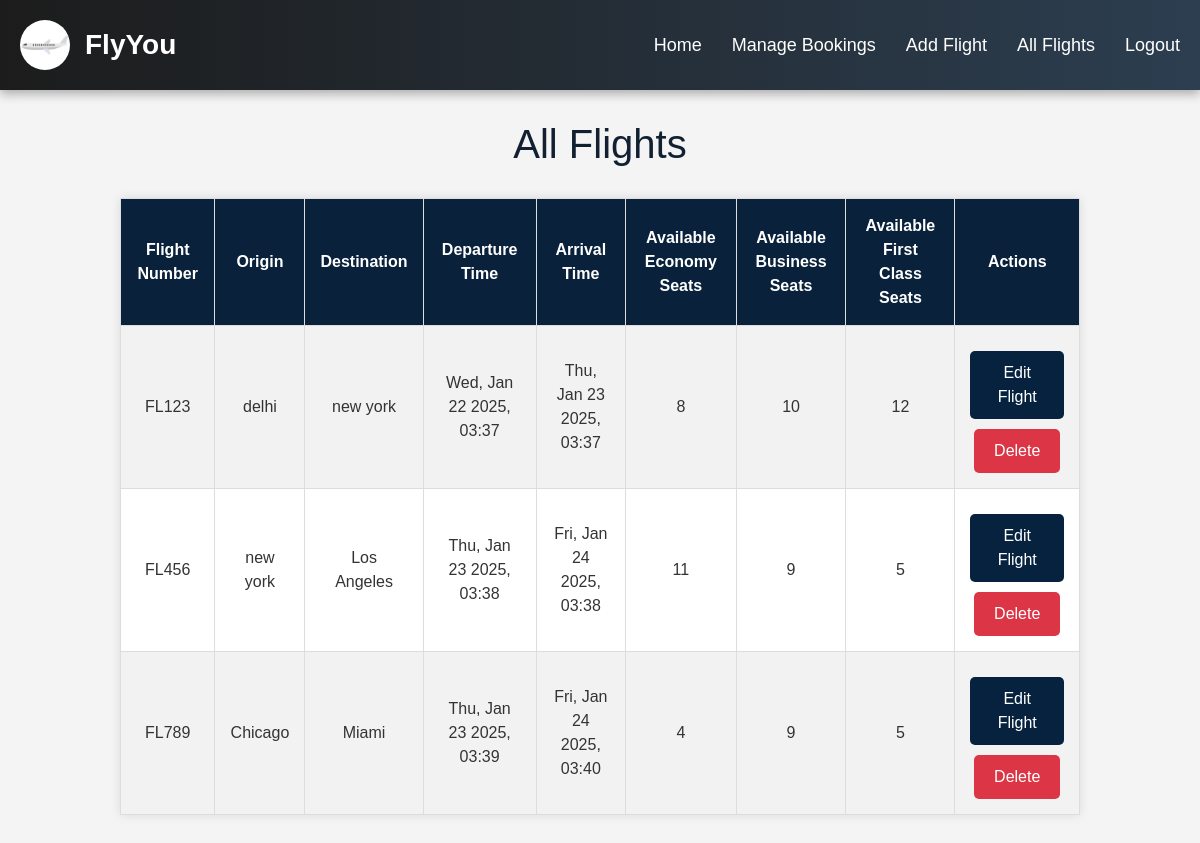
Screenshot of /flight_list/ (signed in) with the database file from the repository.
### app/models.py (models this page shows, shortened)
class Flight(models.Model):
    flight_number = models.CharField(max_length=100)
    origin = models.CharField(max_length=100)
    destination = models.CharField(max_length=100)
    departure_time = models.DateTimeField()
    arrival_time = models.DateTimeField()
    economy_seats = models.IntegerField(default=0)
    business_seats = models.IntegerField(default=0)
    first_class_seats = models.IntegerField(default=0)
    economy_price = models.DecimalField(max_digits=10, decimal_places=2)
    business_price = models.DecimalField(max_digits=10, decimal_places=2)
    first_class_price = models.DecimalField(max_digits=10, decimal_places=2)
    available_seats = models.IntegerField(default=0)

### app/views.py (the view)
# urls.py: path('flight_list/', views.flight_list, name='flight_list'),
@login_required
def flight_list(request):
    flights = Flight.objects.all()
    for flight in flights:
        flight.available_economy_seats = flight.economy_seats - Booking.objects.filter(flight=flight, class_type='Economy').count()
        flight.available_business_seats = flight.business_seats - Booking.objects.filter(flight=flight, class_type='Business').count()
        flight.available_first_class_seats = flight.first_class_seats - Booking.objects.filter(flight=flight, class_type='First Class').count()
    return render(request, 'admin/flight_list.html', {'flights': flights})

### templates/admin/flight_list.html (shortened to what this page needs)
<!DOCTYPE html>
<html lang="en">
<head>
    <link href="https://cdn.jsdelivr.net/npm/bootstrap@5.3.3/dist/css/bootstrap.min.css" rel="stylesheet">
    {%load static%}
</head>
<body>
    <nav>
        <div class="navbar-container">
            <div class="navbar-brand">
                <img src="{% static 'images/flightlogo.png' %}" alt="Logo" class="logo">
                <span class="brand-name">FlyYou</span>
            </div>
            <ul class="navbar-links">
                <li class="nav-item">
                    <a href="{% url 'admin_home' %}">Home</a>
                </li>
                <li class="nav-item">
                    <a class="nav-link" href="{% url 'manage_bookings' %}">Manage Bookings</a>
                </li>
                <li class="nav-item">
                    <a class="nav-link" href="{% url 'add_flight' %}">Add Flight</a>
                </li>
                <li class="nav-item">
                    <a class="nav-link" href="{% url 'flight_list' %}">All Flights</a>
                </li>
                <li class="nav-item">
                    <a class="nav-link" href="{% url 'user_logout' %}">Logout</a>
                </li>
            </ul>
        </div>
    </nav>
    <h1>All Flights</h1>
    <table>
        <tr>
            <th>Flight Number</th>
            <th>Origin</th>
            <th>Destination</th>
            <th>Departure Time</th>
            <th>Arrival Time</th>
            <th>Available Economy Seats</th>
            <th>Available Business Seats</th>
            <th>Available First Class Seats</th>
            <th>Actions</th>
        </tr>
        {% for flight in flights %}
        <tr>
            <td>{{ flight.flight_number }}</td>
            <td>{{ flight.origin }}</td>
            <td>{{ flight.destination }}</td>
            <td>{{ flight.departure_time|date:"D, M d Y, H:i" }}</td>
            <td>{{ flight.arrival_time|date:"D, M d Y, H:i" }}</td>
            <td>{{ flight.economy_seats }}</td>
            <td>{{ flight.business_seats }}</td>
            <td>{{ flight.first_class_seats }}</td>
            <td>
                <a href="{% url 'edit_flight' flight.id %}" class="edit-btn">Edit Flight</a>
                <a href="{% url 'delete_flight' flight.id %}" class="delete-btn" onclick="return confirm('Are you sure you want to delete this flight?');">Delete</a>
            </td>
        </tr>
        {% endfor %}
    </table>
</body>
</html>

### templates/admin/flight_list.html (style rules this page uses)
body { font-family: Arial, sans-serif; background-color: #f4f4f4; margin: 0; padding: 0; color: #333; }
h1 { text-align: center; color: #112131; margin-top: 30px; }
table { width: 80%; margin: 30px auto; border-collapse: collapse; box-shadow: 0 0 10px rgba(0, 0, 0, 0.1); background-color: white; }
th, td { padding: 15px; text-align: center; border: 1px solid #ddd; }
th { background-color: #09213b; color: white; }
tr:nth-child(even) { background-color: #f2f2f2; }
.book-now, .edit-btn, .delete-btn { padding: 10px 20px; text-decoration: none; border-radius: 5px; display: inline-block; margin-top: 10px; }
.edit-btn { background-color: #06223f; color: white; }
.delete-btn { background-color: #dc3545; color: white; }
nav { background: linear-gradient(to right, #1c1c1c, #2c3e50); padding: 20px; position: sticky; top: 0; z-index: 1000; box-shadow: 0 4px 10px rgba(0, 0, 0, 0.3); }
.navbar-container { display: flex; justify-content: space-between; align-items: center; max-width: 1200px; margin: 0 auto; }
.navbar-brand { display: flex; align-items: center; }
.navbar-brand .logo { width: 50px; height: 50px; margin-right: 15px; border-radius: 50%; }
.navbar-brand .brand-name { font-size: 28px; font-weight: 600; color: #ffffff; }
.navbar-links { list-style: none; display: flex; gap: 30px; margin: 0; padding: 0; }
.navbar-links li { display: inline-block; }
.navbar-links li a { text-decoration: none; color: #ffffff; font-size: 18px; font-weight: 400; transition: all 0.3s ease-in-out; }

### rows the page displays
Flight: flight_number "FL123", origin "delhi", destination "new york", departure_time "Wed, Jan 22 2025, 03:37", arrival_time "Thu, Jan 23 2025, 03:37", economy_seats "8", business_seats "10", first_class_seats "12"
Flight: flight_number "FL456", origin "new york", destination "Los Angeles", departure_time "Thu, Jan 23 2025, 03:38", arrival_time "Fri, Jan 24 2025, 03:38", economy_seats "11", business_seats "9", first_class_seats "5"
Flight: flight_number "FL789", origin "Chicago", destination "Miami", departure_time "Thu, Jan 23 2025, 03:39", arrival_time "Fri, Jan 24 2025, 03:40", economy_seats "4", business_seats "9", first_class_seats "5"
